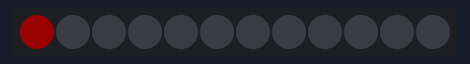
The program below on a simulated MicroPython board. Parts: 12 RGB LEDs in strip order, left to right. Dim RGB values are drawn brighter than linear.

Above: at 0.1 s.
At 0.6 s:
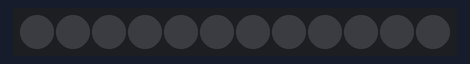

Measured:
- what the display in image 1 shows lasts 0.5 s, from 0.5 s to 1.0 s

The program:

01-blink.py
```python
from machine import Pin
from neopixel import NeoPixel
from utime import sleep
# get the configuration information
import config

strip = NeoPixel(Pin(config.NEOPIXEL_PIN), config.NUMBER_PIXELS)

# the delay time between the on and off events
delay = .5

# repeat the indented code forever
while True:

    # Turn LED on
    # set the first pixel on red, but not too bright
    strip[0] = (25,0,0)
    # send the data to the LED strip
    strip.write()
    # go to sleep for the time in the delay (1/2 second)
    sleep(delay)

    # Turn LED off
    # set the first pixel off
    strip[0] = (0,0,0)
    # send the data to the LED strip
    strip.write()
    # go to sleep for the time in the delay (1/2 second)
    sleep(delay)
```

config.py
```python
# Moving Rainbow Configuration file
# Filename: 01-config.py
# This file contains the hardware configuration for your kit
# This file can be imported by each program
NEOPIXEL_PIN = 0
NUMBER_PIXELS = 12
BUTTON_PIN = 2
POT_PIN_1 = 26
POT_PIN_2 = 27
PHOTORESISTOR_PIN = 28
```
